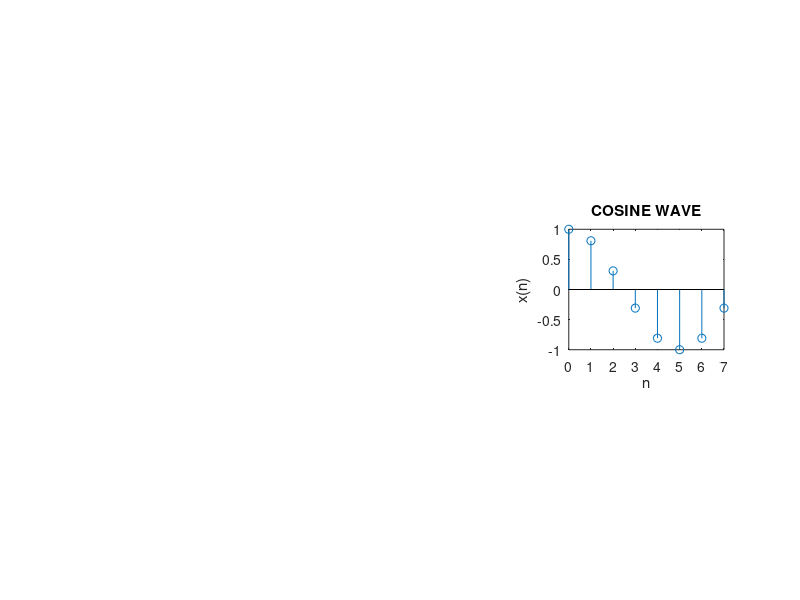

Write the MATLAB code that produced this figure.
%COSINE WAVE%
N=8;
n=0:1:N-1;
x=cos(.2*pi*n);
subplot(3,3,6);
stem(n,x);
xlabel('n');
ylabel('x(n)');
title('COSINE WAVE');
